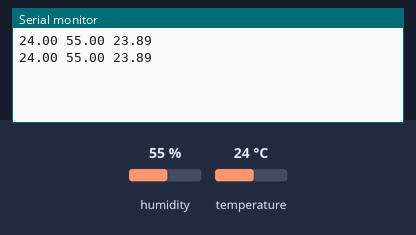
Simulated run of this sketch. Board: Arduino Uno, built with avr-gcc and run on an emulated ATmega328P. Parts: the last lines printed to the serial monitor. The test bench sets the inputs (shaded band); at power-on: humidity 55 %, temperature 24 °C.

Above: at 4.8 s.
4.9 s: humidity set to 22 %
At 6.6 s:
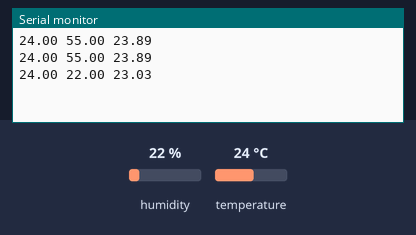
7.9 s: temperature set to 12 °C
At 9.0 s:
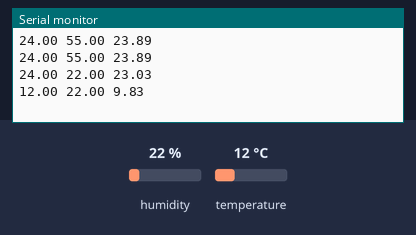
10.9 s: humidity set to 40 %
At 12.7 s:
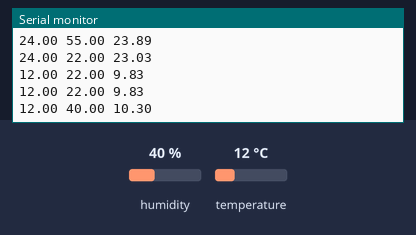
Timing chart, 0 to 14.2 s (numbered marks = the images above; inputs shaded):
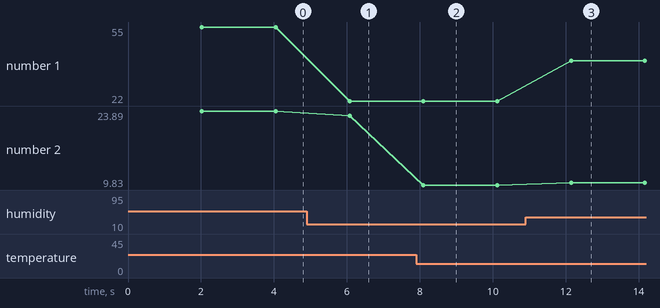

The sketch:

sensors.ino
```cpp
// use the DHT library from https://github.com/adafruit/DHT-sensor-library
#include <DHT.h>
#define DHTPIN 4
#define DHTTYPE DHT11

DHT dht(DHTPIN, DHTTYPE);

void setup() {
  Serial.begin(9600);
  dht.begin(); // DHT11 sensor
}

void loop() {
  // main loop

  delay(2000); // 2 second delay

  float humidity = dht.readHumidity();
  float temperature = dht.readTemperature();

  if (isnan(humidity) || isnan(temperature)) {
    Serial.println("Failed to read from DHT11");
    return;
  }

  float heatIndex = dht.computeHeatIndex(temperature, humidity, false);

  Serial.print(temperature);
  Serial.print(' ');
  Serial.print(humidity);
  Serial.print(' ');
  Serial.print(heatIndex);
  Serial.println();
}
```

Measured:
- after the input at 4.9 s, the serial monitor: prints a new line after 1.2 s (image 1)
- after the input at 7.9 s, the serial monitor: prints a new line after 0.20 s (image 2)
- after the input at 10.9 s, the serial monitor: prints a new line after 1.2 s (image 3)
- plotted number 1: 55 → 22 after the input at 4.9 s, 22 → 40 after the input at 10.9 s
- plotted number 2: 23.89 → 23.03 after the input at 4.9 s, 23.03 → 9.83 after the input at 7.9 s, 9.83 → 10.3 after the input at 10.9 s
